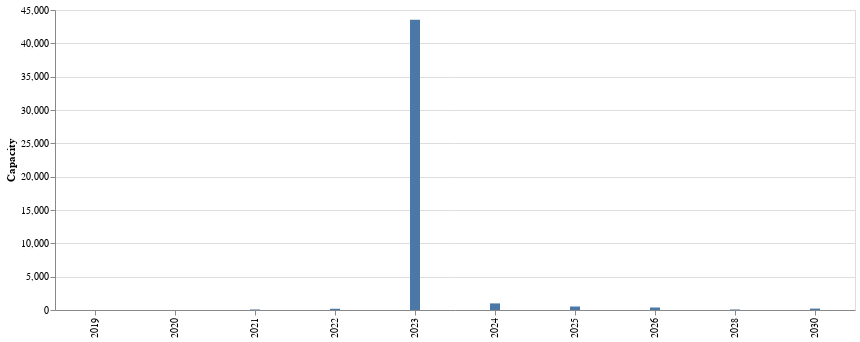

This figure's notebook cell:
### Markdown cell above
The data of firm planned capacity is plotted to get more insights

### Code cell
alt.Chart(data_plan_firm).mark_bar(width = 10).encode(
alt.X('service_year:N', title=''),
alt.Y('sum(Capmax)', title='Capacity')).properties(width=800)

### Figure 1 — Vega-Lite specification as saved in the notebook (floating-point values rounded to 4 significant figures; data arrays with more than 128 entries replaced by an {"elided": "..."} marker saying what was removed)
{"config": {"view": {"continuousWidth": 300, "continuousHeight": 300}}, "data": {"name": "data-32d60a4fadbbcec3a3e4151c7af28855"}, "mark": {"type": "bar", "width": 10}, "encoding": {"x": {"field": "service_year", "title": "", "type": "nominal"}, "y": {"aggregate": "sum", "field": "Capmax", "title": "Capacity", "type": "quantitative"}}, "width": 800, "$schema": "https://vega.github.io/schema/vega-lite/v5.20.1.json", "datasets": {"data-32d60a4fadbbcec3a3e4151c7af28855": {"elided": "170 records"}}}
